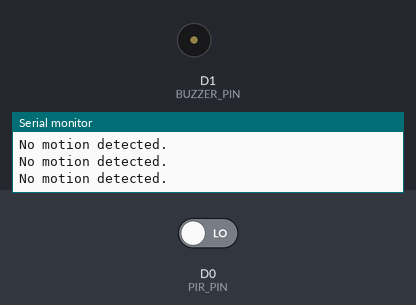
The sketch below on a simulated ESP8266 (NodeMCU). On the bench: buzzer (waves = sounding, pin HIGH), the last lines printed to the serial monitor. The test bench sets the inputs (shaded band); at power-on: D0 (PIR_PIN) LOW. WiFi joins after 1.5 s; servers stay silent unless stated; web services answer with replies made up by the test bench.

Above: at 2.7 s.
2.8 s: D0 (PIR_PIN) driven HIGH
At 3.8 s:
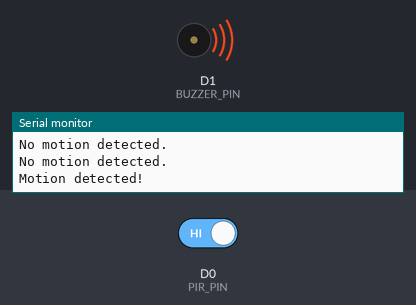
Timing chart, 0 to 11.5 s (numbered marks = the images above; inputs shaded):
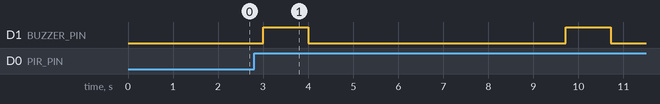

Measured:
- after the input at 2.8 s, D1 (BUZZER_PIN): alternates HIGH for 1.0 s and LOW for 5.7 s, starting after 0.20 s

The sketch:

sketch.ino
```cpp
#include <ESP8266WiFi.h>
#include <ESP8266HTTPClient.h>
#include <WiFiClientSecure.h>

// Wi-Fi credentials
const char* ssid = "G-Zone";          // Replace with your Wi-Fi SSID
const char* password = "+2962024";  // Replace with your Wi-Fi password

// CallMeBot credentials for WhatsApp
const char* phoneNumber = "201156921214";   // Replace with your phone number (omit + sign)
const char* apiKey = "6189167";             // Replace with your CallMeBot API key
const char* message = "  Motion Detection Alert ";   // WhatsApp message text

// PIR Sensor and Buzzer pins
#define PIR_PIN D0    // GPIO pin for PIR sensor
#define BUZZER_PIN D1 // GPIO pin for buzzer

WiFiClientSecure wifiClient; // Use WiFiClientSecure for HTTPS

// Function to URL-encode the message
String urlencode(String str) {
  String encoded = "";
  for (int i = 0; i < str.length(); i++) {
    char c = str.charAt(i);
    if (isalnum(c)) {
      encoded += c;
    } else {
      encoded += "%" + String(c, HEX);
    }
  }
  return encoded;
}

void setup() {
  Serial.begin(115200);
  pinMode(PIR_PIN, INPUT);
  pinMode(BUZZER_PIN, OUTPUT);

  // Connect to Wi-Fi
  Serial.println("Connecting to Wi-Fi...");
  WiFi.begin(ssid, password);
  while (WiFi.status() != WL_CONNECTED) {
    delay(500);
    Serial.print(".");
  }
  Serial.println("\nWi-Fi connected");
  Serial.println("Device IP Address: ");
  Serial.println(WiFi.localIP());

  // Allow insecure HTTPS (not recommended for production but simplifies setup)
  wifiClient.setInsecure();
  wifiClient.setTimeout(15000); // Set timeout for HTTPS connection
}

void sendWhatsAppMessage() {
  if (WiFi.status() == WL_CONNECTED) { // Check if connected to Wi-Fi
    WiFiClientSecure httpsClient; // Declare a WiFiClientSecure object for HTTPS
    httpsClient.setInsecure();
    httpsClient.setTimeout(15000); // Increase timeout for connection

    HTTPClient https; // Declare the HTTPClient object
    String encodedMessage = urlencode(message);
    String url = "https://api.callmebot.com/whatsapp.php?phone=" + String(phoneNumber) + "&text=" + encodedMessage + "&apikey=" + String(apiKey);

    Serial.println("Connecting to CallMeBot...");
    Serial.println("URL: " + url);

    if (https.begin(httpsClient, url)) { // Initialize the connection with HTTPS
      int httpCode = https.GET(); // Make the GET request

      if (httpCode > 0) {
        // HTTP request was successful
        Serial.println("WhatsApp message sent successfully.");
        Serial.println("Response code: " + String(httpCode));
        String payload = https.getString();
        Serial.println("Response payload: " + payload);
      } else {
        // HTTP request failed
        Serial.println("Error in sending WhatsApp message.");
        Serial.println("HTTP error code: " + String(httpCode));
      }
      https.end(); // Close the connection
    } else {
      Serial.println("HTTPS begin failed. Check URL or connection.");
    }
  } else {
    Serial.println("Wi-Fi not connected. Cannot send message.");
  }
}

void loop() {
  int motionDetected = digitalRead(PIR_PIN);

  if (motionDetected) {
    Serial.println("Motion detected!");

    // Activate the buzzer
    digitalWrite(BUZZER_PIN, HIGH);
    delay(1000); // Buzzer ON for 1 second
    digitalWrite(BUZZER_PIN, LOW);

    // Send WhatsApp alert
    sendWhatsAppMessage();

    delay(5000); // Delay to prevent spamming messages
  } else {
    Serial.println("No motion detected.");
  }

  delay(500); // Short delay for stability
}
```
